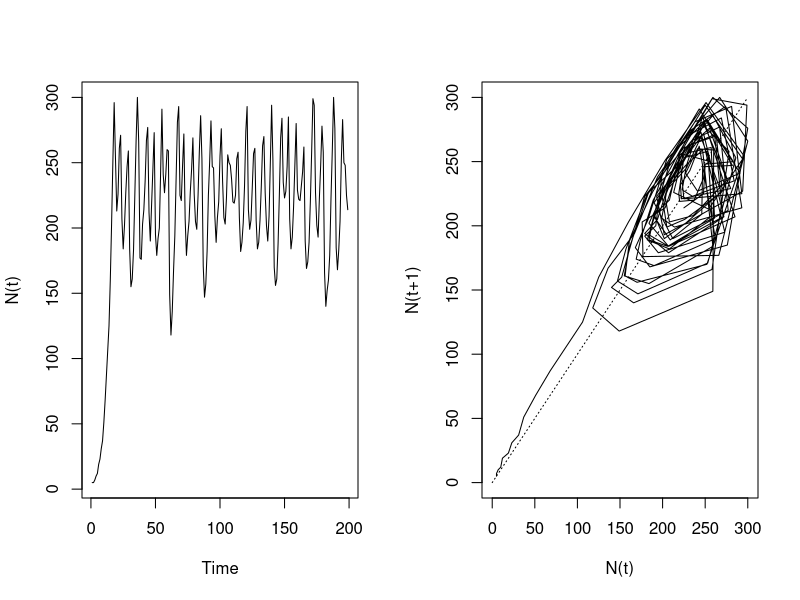

Recreate this plot in R.
tmax <- 200

xc <- 2 

xmax <- 10 

K = 150 
nmax = K*2 

#cost
c = c(1,1) 
p = c(0,3)*K 
f = c(1,0.5) 
d = c(0.01,0.02) 
r = c(1,0) 

np = length(c) 

W = array(0,dim=c(xmax,nmax,tmax))
D = array(0,dim=c(xmax,nmax,tmax))


for (x in 1:xmax) {
  for (n in 1:nmax) {
    if (x <= xc) {
      W[x,n,tmax] <- 0 
    } else {
      # W[x,tmax] <- 1 
      W[x,n,tmax] <- max(r*((x*0.5)/xmax))
    }
  }
}

#boundary condition function
bc <- function(xvalue) {
  if (xvalue <= xc) {
    xvalue <- xc 
  }
  if (xvalue > xmax) {
    xvalue <- xmax 
  }
  return(xvalue)
}

interpolate <- function(xvalue,nvalue,W,t) {
  lowx <- floor(xvalue)
  highx <- lowx+1
  px <- highx-xvalue
  lown <- floor(nvalue)
  highn <- lown+1
  pn <- highn-nvalue
  Winterp <- 0
  if (pn < 1 && px == 1) {
    Winterp <- px*pn*W[lowx,lown,t+1] + px*(1-pn)*W[lowx,highn,t+1]
  }
  if (pn == 1 && px < 1) {
    Winterp <- px*pn*W[lowx,lown,t+1] + (1-px)*pn*W[highx,lown,t+1]
  }
  if (pn == 1 && px == 1) {
    Winterp <- px*pn*W[lowx,lown,t+1]
  }
  if (pn < 1 && px < 1) {
    Winterp <- px*pn*W[lowx,lown,t+1] + px*(1-pn)*W[lowx,highn,t+1] + (1-px)*pn*W[highx,lown,t+1] + (1-px)*(1-pn)*W[highx,highn,t+1]
  }
  return(Winterp) 
}


for (t in seq(tmax-1,1,-1)) {
  
  for (n in 1:nmax) {
  
    for (x in (xc+1):xmax) {
      
      value = numeric(np)
      
      for (i in 1:np) {
        
        # what is x if you find food?
        xp <- x - c[i] + p[i]/n 
        
        # what is x if you don't find food?
        xpp <- x - c[i] 
        
        xp <- bc(xp) 
        
        xpp <- bc(xpp) 
        
        Wxp <- interpolate(xp,n,W,t)
        Wxpp <- interpolate(xpp,n,W,t)

        value[i] <- (r[i]*((x*0.5)/xmax)) + (1-d[i])*f[i]*Wxp + (1-d[i])*(1-f[i])*Wxpp 
        
      } # end i loop
      
      maxvalue <- max(value) 
      istar <- which(value == maxvalue) 
      
      W[x,n,t] <- maxvalue 
      D[x,n,t] <- istar 
      
    }
  
  }

}


pop0 = 5
X = rep(floor(xmax/2),pop0) 
pop = numeric(tmax-1)

for (t in 1:(tmax-1)) {
  pop[t] = length(X)
  
  offspring <- 0 
  
  if (pop[t] > 0) {
  
    for (i in 1:length(X)) {
      
      state <- X[i] 
        
      #which activity do I choose?
      dec <- D[floor(state),pop[t],t] 
      
      #Reproduce
      r_draw = runif(1)
      if (r_draw > (1 - (state*0.5)/xmax)) {
        offspring <- offspring + 1
      }
      
      #Do I die during this activity?
      d_draw = runif(1) 
      
      #IF you survive, look for food
      if (d_draw > d[dec]) {
        
        #Do I find food during this activity?
        f_draw = runif(1) 
        
        if (f_draw < f[dec]) {
          #Do find food
          newstate = state + p[dec]/pop[t] - c[dec] 
        } else {
          #Don't find food
          newstate = state - c[dec] 
          
        }
        
        #Apply boundary conditions
        newstate = bc(newstate) 
        
      } else {
        newstate = xc 
      }
      
      #update state for next time interval
      X[i] = newstate 
    }
    
    #remove the dead
    stayalive <- which(X >= xc+1)
    X <- X[stayalive]
    
    #add offspring
    Xadd = floor(offspring)
    offspringstart = floor(xmax/2.5)
    if ((length(X) + Xadd) > nmax) {
      newX = rep(offspringstart,nmax)
      newX[1:length(X)] = X
      X = newX
    } else {
      newX = rep(offspringstart,Xadd)
      X = c(X,newX)
    }
    
  }
  
}

par(mfrow=c(1,2))
plot(pop,type='l',xlab = 'Time',ylab='N(t)')
plot(pop[1:(tmax-2)],pop[2:(tmax-1)],xlim=c(0,300),ylim=c(0,300),type='l',xlab='N(t)',ylab='N(t+1)')
lines(seq(0,300),seq(0,300),type='l',lty=3)

